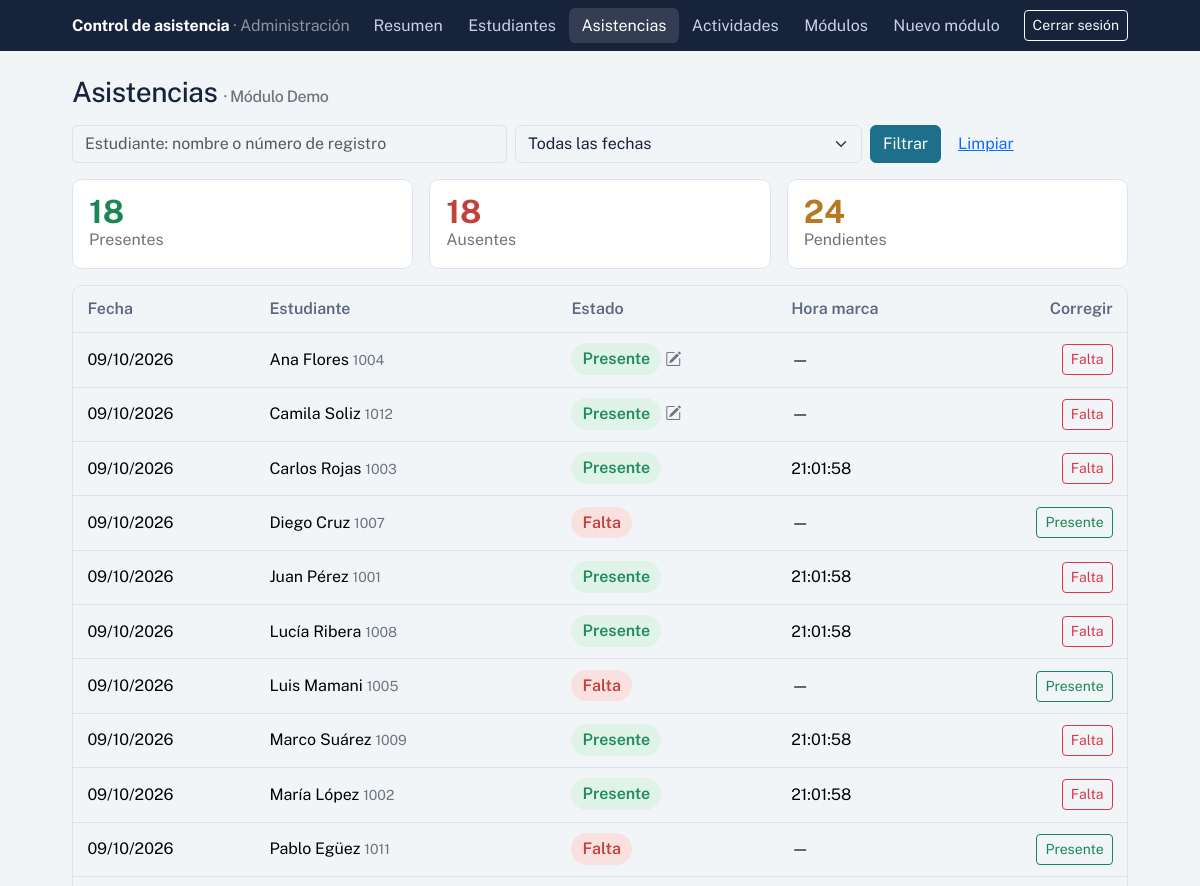
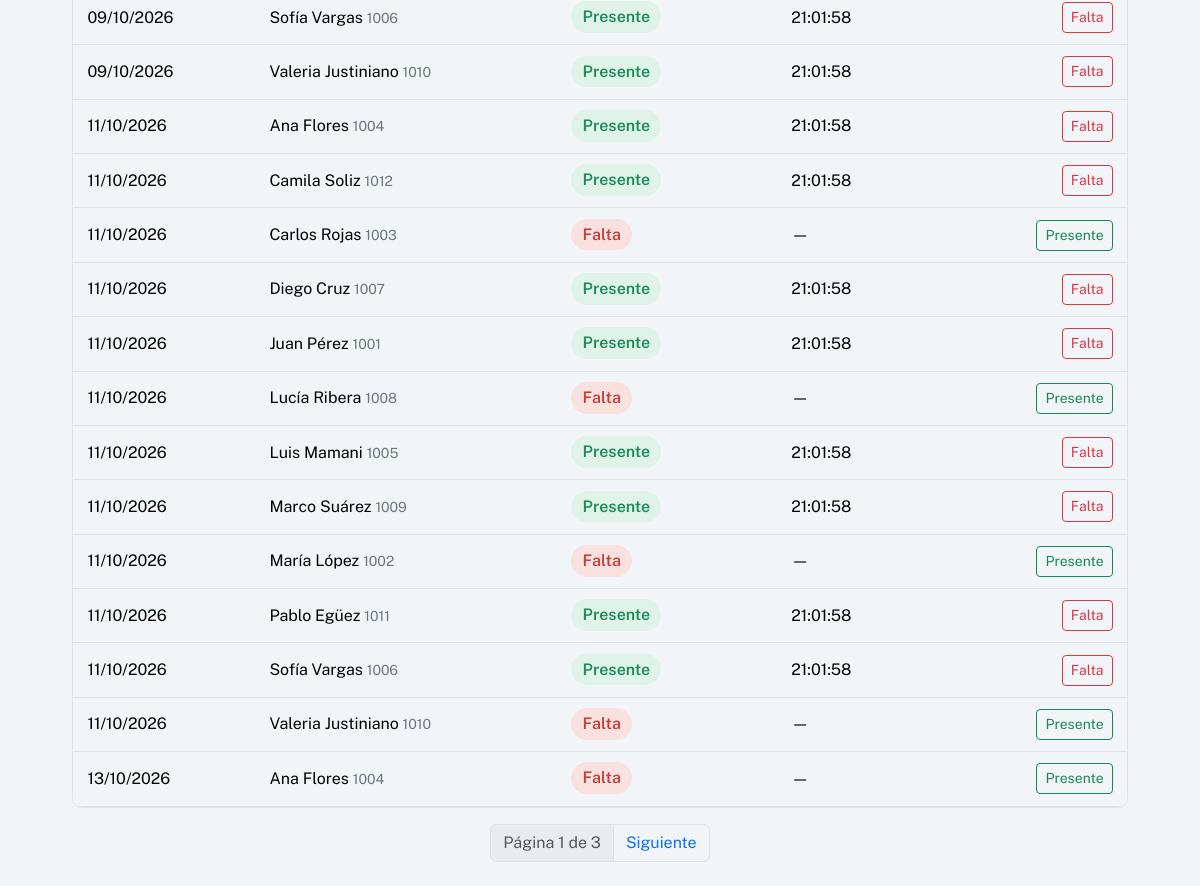
/panel/asistencias/ (signed in), run on the app's committed database (2 pictures, top to bottom).
### asistencia/models.py (models this page shows, shortened)
class Modulo(models.Model):
    nombre = models.CharField(max_length=120)
    activo = models.BooleanField(default=False)
    creado_en = models.DateTimeField(auto_now_add=True)
    class Meta:
        constraints = [
            models.UniqueConstraint(
                fields=["activo"],
                condition=Q(activo=True),
                name="un_solo_modulo_activo",
            )
        ]
    @classmethod
    def activo_actual(cls):
        return cls.objects.filter(activo=True).first()

class Estudiante(models.Model):
    modulo = models.ForeignKey(Modulo, on_delete=models.CASCADE, related_name="estudiantes")
    nro_registro = models.CharField("número de registro", max_length=30)
    nombre = models.CharField("nombre completo", max_length=150)
    correo = models.EmailField("correo electrónico")
    class Meta:
        constraints = [
            models.UniqueConstraint(fields=["modulo", "nro_registro"], name="registro_unico_por_modulo"),
            models.UniqueConstraint(fields=["modulo", "correo"], name="correo_unico_por_modulo"),
        ]
        ordering = ["nombre"]

class FechaClase(models.Model):
    modulo = models.ForeignKey(Modulo, on_delete=models.CASCADE, related_name="fechas")
    fecha = models.DateField()
    hora_inicio = models.TimeField()
    hora_fin = models.TimeField()
    class Meta:
        constraints = [models.UniqueConstraint(fields=["modulo", "fecha"], name="fecha_unica_por_modulo")]
        ordering = ["fecha"]

### asistencia/views.py (the view)
# urls.py: path("panel/asistencias/", views.asistencias, name="asistencias"),
@admin_required
def asistencias(request):
    modulo = Modulo.activo_actual()
    if not modulo:
        return _sin_modulo(request)
    q = request.GET.get("q", "").strip()
    fecha_id = request.GET.get("fecha", "")
    filas = _filas_asistencia(modulo, q, fecha_id)
    totales = {
        "presentes": sum(f["estado"] == "PRESENTE" for f in filas),
        "faltas": sum(f["estado"] == "FALTA" for f in filas),
        "pendientes": sum(f["estado"] in ("PENDIENTE", "PROGRAMADA") for f in filas),
    }
    page = Paginator(filas, 25).get_page(request.GET.get("page"))
    return render(request, "panel/asistencias.html", {
        "page": page, "q": q, "fecha_id": fecha_id, "fechas": modulo.fechas.all(),
        "totales": totales, "modulo": modulo, "qs": f"q={q}&fecha={fecha_id}&",
    })

### asistencia/services.py (called while the page is built)
def estado_calculado(fecha_clase, registro, hoy):
    if registro:
        return registro.estado
    if fecha_clase.fecha < hoy:
        return Asistencia.FALTA
    if fecha_clase.fecha == hoy:
        return "PENDIENTE"
    return "PROGRAMADA"

### templates/panel/asistencias.html (shortened to what this page needs)
{% extends "panel/base_panel.html" %}
{% block content %}
<h1 class="h3 mb-3">Asistencias <span class="text-secondary fs-6">· {{ modulo.nombre }}</span></h1>
<form class="row g-2 mb-3" method="get">
  <div class="col-md-5"><input class="form-control" name="q" value="{{ q }}" placeholder="Estudiante: nombre o número de registro"></div>
  <div class="col-md-4"><select class="form-select" name="fecha">
    <option value="">Todas las fechas</option>
  </select></div>
  <div class="col-auto"><button class="btn btn-primary">Filtrar</button> <a class="btn btn-link" href="{% url 'asistencias' %}">Limpiar</a></div>
</form>
<div class="row g-3 mb-3">
  <div class="col-4"><div class="panel p-3"><div class="stat text-success">{{ totales.presentes }}</div><div class="text-secondary">Presentes</div></div></div>
  <div class="col-4"><div class="panel p-3"><div class="stat" style="color:var(--bad)">{{ totales.faltas }}</div><div class="text-secondary">Ausentes</div></div></div>
  <div class="col-4"><div class="panel p-3"><div class="stat" style="color:var(--warn)">{{ totales.pendientes }}</div><div class="text-secondary">Pendientes</div></div></div>
</div>
<div class="panel table-responsive"><table class="table mb-0 align-middle">
  <thead><tr><th>Fecha</th><th>Estudiante</th><th>Estado</th><th>Hora marca</th><th class="text-end">Corregir</th></tr></thead>
  <tbody>{% for f in page %}
    <tr>
      <td class="text-nowrap">{{ f.fecha.fecha|date:"d/m/Y" }}</td>
      <td>{{ f.estudiante.nombre }} <span class="text-secondary small">{{ f.estudiante.nro_registro }}</span></td>
      <td>{% include "_estado.html" with estado=f.estado %}{% if f.corregido %} <i class="bi bi-pencil-square text-secondary" title="Modificado por el administrador"></i>{% endif %}</td>
      <td>{% if f.hora_marca %}{{ f.hora_marca|time:"H:i:s" }}{% else %}—{% endif %}</td>
      <td class="text-end">
        <form method="post" action="{% url 'modificar' %}" class="d-inline">{% csrf_token %}
          {% if f.estado != "PRESENTE" %}<button name="estado" value="PRESENTE" class="btn btn-sm btn-outline-success">Presente</button>{% endif %}
          {% if f.estado != "FALTA" %}<button name="estado" value="FALTA" class="btn btn-sm btn-outline-danger">Falta</button>{% endif %}
        </form>
      </td>
    </tr>
  {% empty %}<tr><td colspan="5" class="text-center text-secondary py-4">No hay registros con esos filtros.</td></tr>{% endfor %}</tbody>
</table></div>
{% include "_paginacion.html" %}
{% endblock %}

### templates/_estado.html
<span class="badge-estado e-{{ estado }}">{% if estado == "PRESENTE" %}Presente{% elif estado == "FALTA" %}Falta{% elif estado == "PENDIENTE" %}Pendiente{% else %}Programada{% endif %}</span>

### templates/base.html (style rules this page uses)
:root { --ink: #17233B; --accent: #1E6F8C; --paper: #F2F5F8; --ok: #1F8A5B; --bad: #C2413B; --warn: #B7791F; --bs-body-font-family: "Public Sans", system-ui, sans-serif; --bs-body-bg: var(--paper); --bs-body-color: var(--ink); --bs-primary: var(--accent); --bs-primary-rgb: 30,111,140; }
.btn-primary { --bs-btn-bg: var(--accent); --bs-btn-border-color: var(--accent); --bs-btn-hover-bg: #17586f; --bs-btn-hover-border-color: #17586f; --bs-btn-active-bg: #124a5e; --bs-btn-active-border-color: #124a5e; }
h1, h2, h3 { letter-spacing: -.015em; font-weight: 700; }
.panel { background: #fff; border: 1px solid #dde3ec; border-radius: .6rem; }
.stat { font-size: 2rem; font-weight: 700; line-height: 1; }
.badge-estado { font-weight: 600; padding: .4em .7em; border-radius: 2rem; }
.e-PRESENTE { background: #dff3e9; color: var(--ok); }
.e-FALTA { background: #f9e1df; color: var(--bad); }
.table > :not(caption) > * > * { padding: .7rem .9rem; }
.table thead th { font-weight: 600; color: #5b6880; border-bottom-width: 1px; }

### data on the page
Modulo: nombre "Módulo Demo"
Estudiante: fecha.fecha "09/10/2026", estudiante.nombre "Ana Flores", estudiante.nro_registro "1004", shows "Presente", shows "Falta", fecha.fecha "11/10/2026", hora_marca "21:01:58", fecha.fecha "13/10/2026"
Estudiante: fecha.fecha "09/10/2026", estudiante.nombre "Camila Soliz", estudiante.nro_registro "1012", shows "Presente", shows "Falta", fecha.fecha "11/10/2026", hora_marca "21:01:58"
Estudiante: fecha.fecha "09/10/2026", estudiante.nombre "Carlos Rojas", estudiante.nro_registro "1003", shows "Presente", hora_marca "21:01:58", shows "Falta", fecha.fecha "11/10/2026"
Estudiante: fecha.fecha "09/10/2026", estudiante.nombre "Diego Cruz", estudiante.nro_registro "1007", shows "Falta", shows "Presente", fecha.fecha "11/10/2026", hora_marca "21:01:58"
Estudiante: fecha.fecha "09/10/2026", estudiante.nombre "Juan Pérez", estudiante.nro_registro "1001", shows "Presente", hora_marca "21:01:58", shows "Falta", fecha.fecha "11/10/2026"
Estudiante: fecha.fecha "09/10/2026", estudiante.nombre "Lucía Ribera", estudiante.nro_registro "1008", shows "Presente", hora_marca "21:01:58", shows "Falta", fecha.fecha "11/10/2026"
Estudiante: fecha.fecha "09/10/2026", estudiante.nombre "Luis Mamani", estudiante.nro_registro "1005", shows "Falta", shows "Presente", fecha.fecha "11/10/2026", hora_marca "21:01:58"
Estudiante: fecha.fecha "09/10/2026", estudiante.nombre "Marco Suárez", estudiante.nro_registro "1009", shows "Presente", hora_marca "21:01:58", shows "Falta", fecha.fecha "11/10/2026"
Estudiante: fecha.fecha "09/10/2026", estudiante.nombre "María López", estudiante.nro_registro "1002", shows "Presente", hora_marca "21:01:58", shows "Falta", fecha.fecha "11/10/2026"
Estudiante: fecha.fecha "09/10/2026", estudiante.nombre "Pablo Egüez", estudiante.nro_registro "1011", shows "Falta", shows "Presente", fecha.fecha "11/10/2026", hora_marca "21:01:58"
Estudiante: fecha.fecha "09/10/2026", estudiante.nombre "Sofía Vargas", estudiante.nro_registro "1006", shows "Presente", hora_marca "21:01:58", shows "Falta", fecha.fecha "11/10/2026"
Estudiante: fecha.fecha "09/10/2026", estudiante.nombre "Valeria Justiniano", estudiante.nro_registro "1010", shows "Presente", hora_marca "21:01:58", shows "Falta", fecha.fecha "11/10/2026"

### other printed values
{{ totales.presentes }} "18"
{{ totales.faltas }} "18"
{{ totales.pendientes }} "24"
{{ page.number }} "1"
{{ page.paginator.num_pages }} "3"
